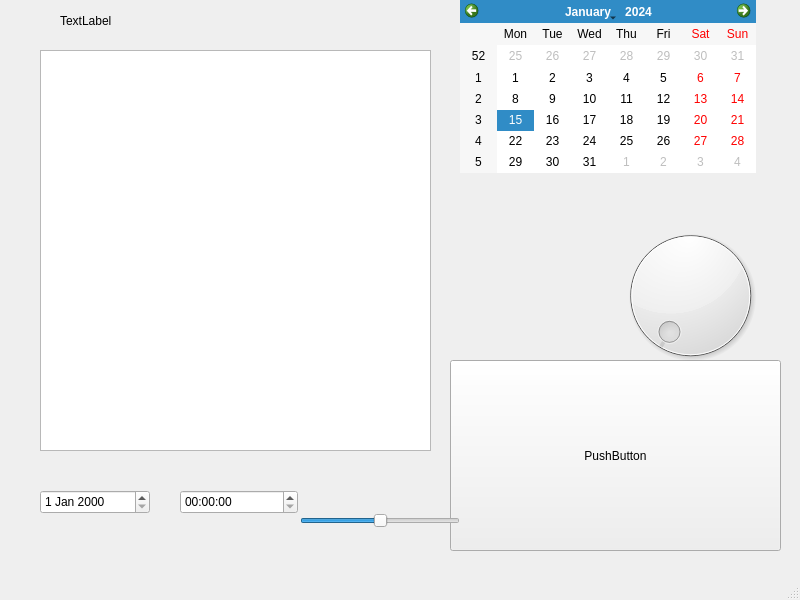
<?xml version="1.0" encoding="UTF-8"?>
<ui version="4.0">
 <class>MainWindow</class>
 <widget class="QMainWindow" name="MainWindow">
  <property name="geometry">
   <rect>
    <x>0</x>
    <y>0</y>
    <width>800</width>
    <height>600</height>
   </rect>
  </property>
  <property name="windowTitle">
   <string>MainWindow</string>
  </property>
  <widget class="QWidget" name="centralwidget">
   <widget class="QPushButton" name="pushButton">
    <property name="geometry">
     <rect>
      <x>450</x>
      <y>360</y>
      <width>331</width>
      <height>191</height>
     </rect>
    </property>
    <property name="text">
     <string>PushButton</string>
    </property>
   </widget>
   <widget class="QTimeEdit" name="timeEdit">
    <property name="geometry">
     <rect>
      <x>180</x>
      <y>490</y>
      <width>118</width>
      <height>24</height>
     </rect>
    </property>
   </widget>
   <widget class="QDateEdit" name="dateEdit">
    <property name="geometry">
     <rect>
      <x>40</x>
      <y>490</y>
      <width>110</width>
      <height>24</height>
     </rect>
    </property>
   </widget>
   <widget class="QLabel" name="label">
    <property name="geometry">
     <rect>
      <x>60</x>
      <y>0</y>
      <width>91</width>
      <height>41</height>
     </rect>
    </property>
    <property name="text">
     <string>TextLabel</string>
    </property>
   </widget>
   <widget class="QDial" name="dial">
    <property name="geometry">
     <rect>
      <x>610</x>
      <y>220</y>
      <width>161</width>
      <height>151</height>
     </rect>
    </property>
   </widget>
   <widget class="QSlider" name="horizontalSlider">
    <property name="geometry">
     <rect>
      <x>300</x>
      <y>510</y>
      <width>160</width>
      <height>22</height>
     </rect>
    </property>
    <property name="sliderPosition">
     <number>50</number>
    </property>
    <property name="orientation">
     <enum>Qt::Horizontal</enum>
    </property>
    <property name="tickInterval">
     <number>6</number>
    </property>
   </widget>
   <widget class="QCalendarWidget" name="calendarWidget">
    <property name="geometry">
     <rect>
      <x>460</x>
      <y>0</y>
      <width>296</width>
      <height>173</height>
     </rect>
    </property>
   </widget>
   <widget class="QTableView" name="tableView">
    <property name="geometry">
     <rect>
      <x>40</x>
      <y>50</y>
      <width>391</width>
      <height>401</height>
     </rect>
    </property>
   </widget>
  </widget>
  <widget class="QMenuBar" name="menubar">
   <property name="geometry">
    <rect>
     <x>0</x>
     <y>0</y>
     <width>800</width>
     <height>22</height>
    </rect>
   </property>
  </widget>
  <widget class="QStatusBar" name="statusbar"/>
 </widget>
 <resources/>
 <connections/>
</ui>
